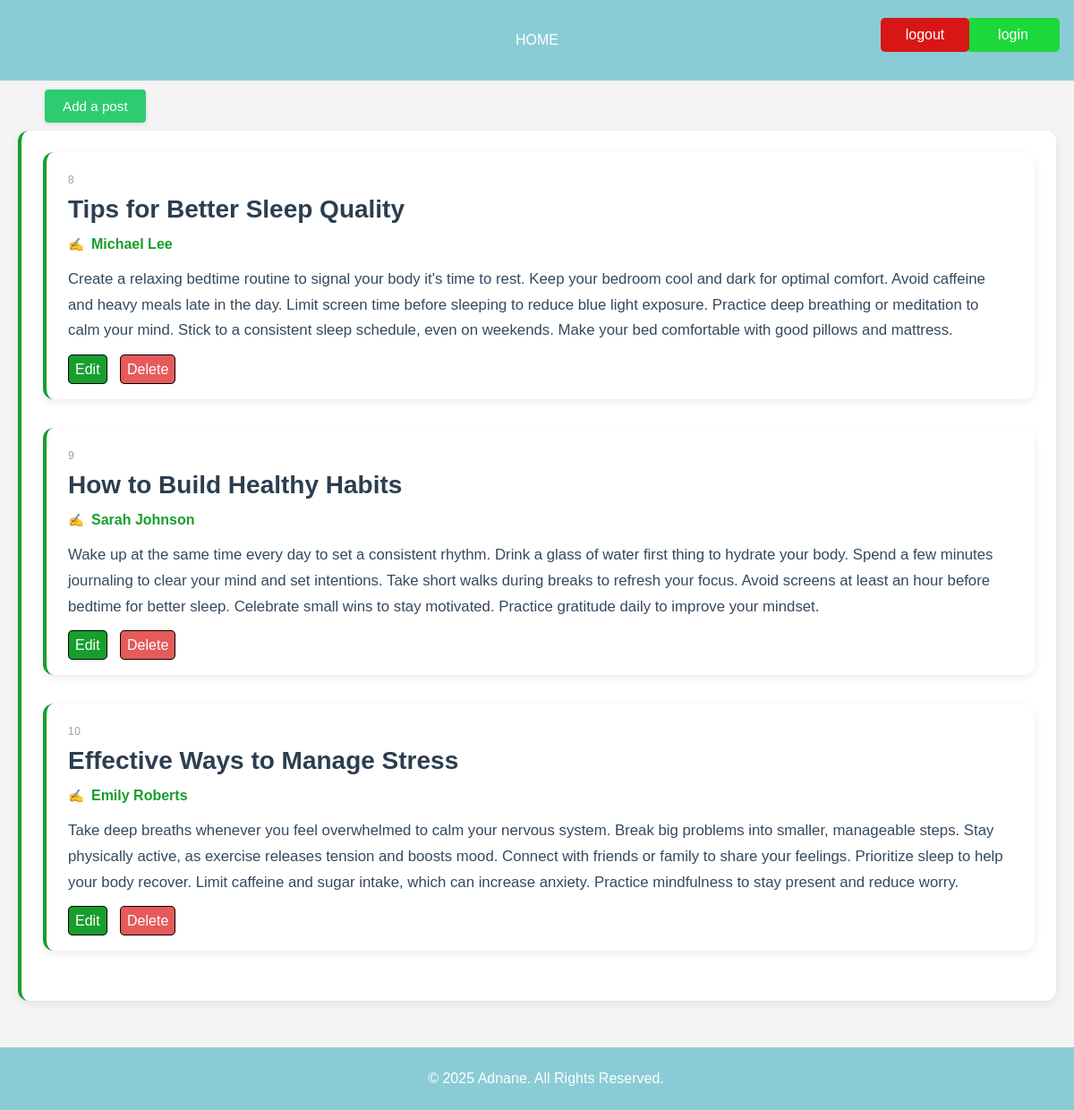
The page / on the database its author committed.
### index.php (the view, shortened to what this page needs)
<!DOCTYPE html>
<html lang="ar">
  <head>
    <link rel="stylesheet" href="style.css" />
  </head>
  <body>
    <header>
      <nav>
        <ul>
          <li><a href="index.php">HOME</a></li>
        </ul>
      </nav>
      <a href="login.php" class="login" style="text-decoration: none;">login</a>
      <a href="login.php" class="logout" style="text-decoration: none;width: 79px;">logout</a>
    </header>
    <main>
       <a href="create.php" class="btn">Add a post</a><br><br>
      <section class="blog-posts">
        <div class="post">
            <?php
        include "db.php";
        try {
          $sql = "SELECT * FROM  `simple-blog`";
          $result = $pdo->query($sql);
          if ($result->rowCount() > 0) {
            while ($row = $result->fetch(PDO::FETCH_ASSOC)) {
              echo " <div class='post'>
                      <h6>" . $row['id'] . "</h6>
                      <h2>" . $row['title'] . "</h2>
                      <h4>" . $row['author'] . "</h4>
                      <p>" . $row['content'] . "</p>
                        <a class='edit' style='color: white; text-decoration: none;' href='edit.php?id=" . $row['id'] ."'>Edit</a>
                        <a class='delete' style='color: white; text-decoration: none;' href='delete.php?id=" . $row['id'] . "'>Delete</a>
                    </div>";
            }
          } else {
            echo "<div><h6 colspan='5'>No results found</h6></div>";
          }
        } catch (PDOException $e) {
          die("Invalid query: " . $e->getMessage());
        }
        ?>
              </div>
      </section>
    </main>
    <footer>
      <p>© 2025 Adnane. All Rights Reserved.</p>
    </footer>
  </body>
</html>

### style.css (style rules this page uses)
body { font-family: "Arial", sans-serif; margin: 0; padding: 0; background-color: #f4f4f4; color: #333; }
header { background-color: #8accd5; color: #fff; padding: 20px; text-align: center; }
nav ul { list-style: none; padding: 0; }
nav ul li { display: inline; margin: 0 10px; }
nav ul li a { color: #fff; text-decoration: none; }
main { padding: 20px; }
.post { background: white; border-radius: 12px; padding: 24px; margin-bottom: 32px; box-shadow: 0 3px 10px rgba(0, 0, 0, 0.08); transition: all 0.3s ease; border-left: 4px solid #179e2d; }
.post h6 { color: #95a5a6; font-size: 0.75rem; margin: 0 0 8px 0; font-weight: 500; letter-spacing: 0.5px; }
.post h2 { color: #2c3e50; margin: 0 0 12px 0; font-size: 1.75rem; line-height: 1.3; }
.post h4 { color: #179e2d; margin: 0 0 16px 0; font-size: 1rem; font-weight: 600; display: flex; align-items: center; gap: 8px; }
.post h4::before { content: "✍️"; font-size: 0.9em; }
.post p { color: #34495e; line-height: 1.7; margin: 0 0 20px 0; font-size: 1.05rem; }
footer { text-align: center; padding: 10px; background-color: #8accd5; color: #fff; bottom: 0; width: 100%; }
.login { padding: 10px; background-color: #1cd83b; color: white; border: none; border-radius: 5px; cursor: pointer; position: absolute; left: 90%; width: 84px; top: 20px; }
.logout { padding: 10px; background-color: #d91616; color: white; border: none; border-radius: 5px; cursor: pointer; position: absolute; left: 82%; top: 20px; }
.edit { background-color: #179e2d; border: 1px solid black; padding: 7px; width: 75px; border-radius: 5px; color: white; text-decoration: none; cursor: pointer; }
.delete { background-color: #e65a5a; border: 1px solid black; padding: 7px; width: 75px; border-radius: 5px; color: white; cursor: pointer; margin-left: 10px; }

### index.php (style rules this page uses)
.btn { display: inline-block; background-color: #2ecc71; color: white; text-decoration: none; padding: 10px 20px; border-radius: 4px; font-weight: 500; position: absolute; left: 50px; top: 100px; transition: all 0.3s ease; border: none; cursor: pointer; font-size: 0.95em; box-shadow: 0 2px 5px rgba(0, 0, 0, 0.1); }

### rows shown on the page
simple-blog: id "8", title "Tips for Better Sleep Quality", author "Michael Lee", content "Create a relaxing bedtime routine to signal your body it's time to rest. Keep your bedroom cool and dark for optimal comfort. Avoid caffeine and heavy meals late in the day. Limit screen time before sleeping to reduce blue light exposure. Practice deep breathing or meditation to calm your mind. Stick to a consistent sleep schedule, even on weekends. Make your bed comfortable with good pillows and mattress."
simple-blog: id "9", title "How to Build Healthy Habits", author "Sarah Johnson", content "Wake up at the same time every day to set a consistent rhythm. Drink a glass of water first thing to hydrate your body. Spend a few minutes journaling to clear your mind and set intentions. Take short walks during breaks to refresh your focus. Avoid screens at least an hour before bedtime for better sleep. Celebrate small wins to stay motivated. Practice gratitude daily to improve your mindset."
simple-blog: id "10", title "Effective Ways to Manage Stress", author "Emily Roberts", content "Take deep breaths whenever you feel overwhelmed to calm your nervous system. Break big problems into smaller, manageable steps. Stay physically active, as exercise releases tension and boosts mood. Connect with friends or family to share your feelings. Prioritize sleep to help your body recover. Limit caffeine and sugar intake, which can increase anxiety. Practice mindfulness to stay present and reduce worry."
